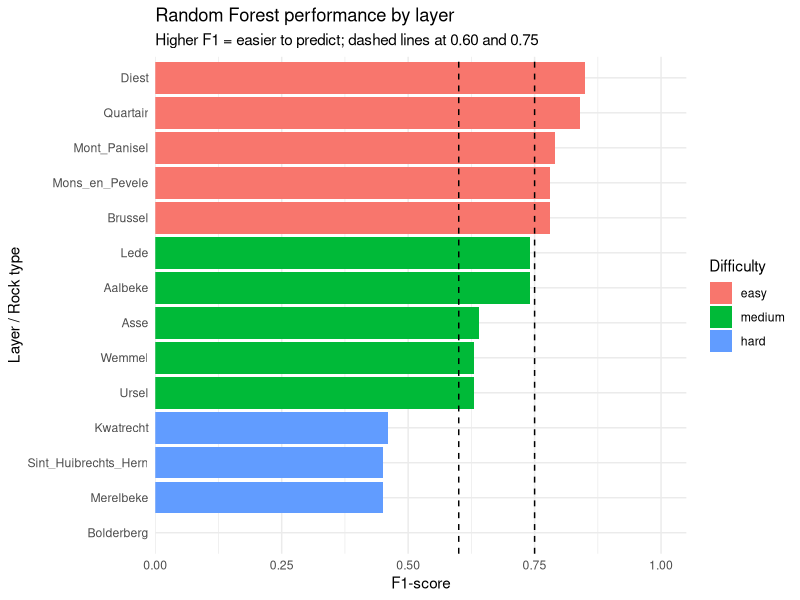
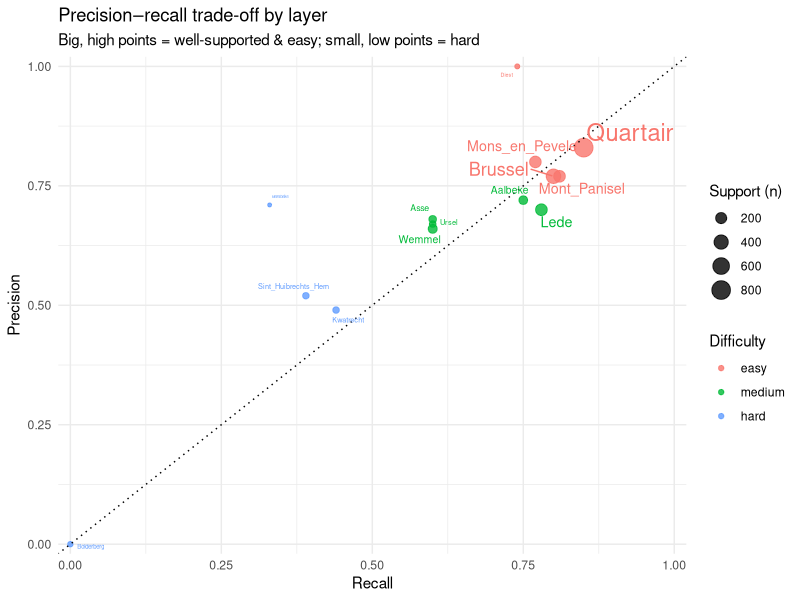
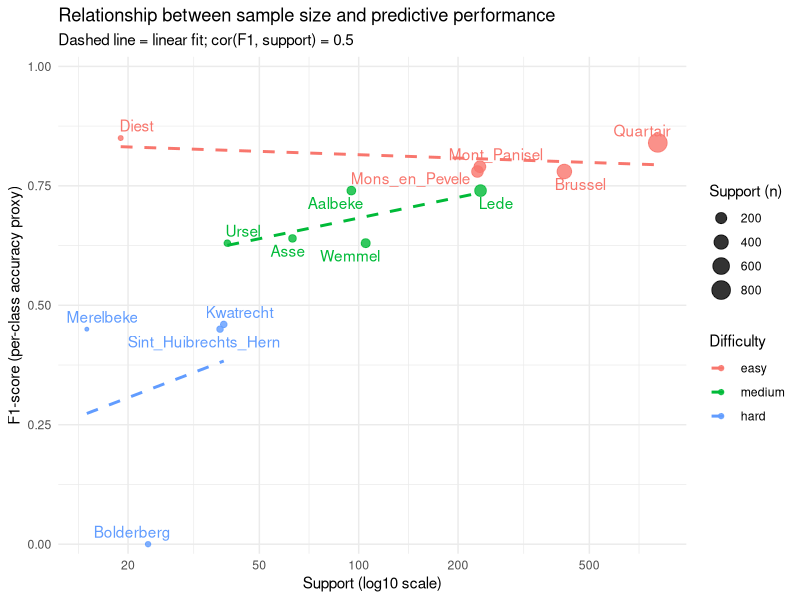

Recreate these plots in R, in order.
## ---- chunk 1
knitr::opts_chunk$set(echo = TRUE)
## ---- chunk 2
library(dplyr)
library(ggplot2)
library(forcats)
library(ggrepel)  # for nicer text labels on the scatter plot

# -------------------------------------------------------------------
# 1. Enter the classification report as a data frame
# -------------------------------------------------------------------
metrics <- tribble(
  ~layer,                 ~precision, ~recall, ~f1,  ~support,
  "Aalbeke",                  0.72,     0.75,   0.74,   95,
  "Asse",                     0.68,     0.60,   0.64,   63,
  "Bolderberg",               0.00,     0.00,   0.00,   23,
  "Brussel",                  0.77,     0.80,   0.78,  420,
  "Diest",                    1.00,     0.74,   0.85,   19,
  "Kwatrecht",                0.49,     0.44,   0.46,   39,
  "Lede",                     0.70,     0.78,   0.74,  234,
  "Merelbeke",                0.71,     0.33,   0.45,   15,
  "Mons_en_Pevele",           0.80,     0.77,   0.78,  229,
  "Mont_Panisel",             0.77,     0.81,   0.79,  233,
  "Quartair",                 0.83,     0.85,   0.84,  806,
  "Sint_Huibrechts_Hern",     0.52,     0.39,   0.45,   38,
  "Ursel",                    0.67,     0.60,   0.63,   40,
  "Wemmel",                   0.66,     0.60,   0.63,  105
)

# -------------------------------------------------------------------
# 2. Define “difficulty” based on F1 (you can tweak the cut–offs)
#    - easy   : F1 >= 0.75
#    - medium : 0.60 <= F1 < 0.75
#    - hard   : F1 < 0.60
# -------------------------------------------------------------------
metrics <- metrics %>%
  mutate(
    difficulty = case_when(
      f1 >= 0.75 ~ "easy",
      f1 >= 0.60 ~ "medium",
      TRUE       ~ "hard"
    ),
    difficulty = factor(difficulty, levels = c("easy", "medium", "hard")),
    # order layers by F1 so the plot reads from hardest (bottom) to easiest (top)
    layer = fct_reorder(layer, f1)
  )

# -------------------------------------------------------------------
# 3. Bar plot: which rocks are easy vs hard to predict?
# -------------------------------------------------------------------
p_f1 <- ggplot(metrics, aes(x = layer, y = f1, fill = difficulty)) +
  geom_col() +
  geom_hline(yintercept = 0.60, linetype = "dashed") +
  geom_hline(yintercept = 0.75, linetype = "dashed") +
  coord_flip() +
  scale_y_continuous(limits = c(0, 1), expand = expansion(mult = c(0, 0.05))) +
  labs(
    x = "Layer / Rock type",
    y = "F1-score",
    fill = "Difficulty",
    title = "Random Forest performance by layer",
    subtitle = "Higher F1 = easier to predict; dashed lines at 0.60 and 0.75"
  ) +
  theme_minimal()

p_f1
## ---- chunk 3
p_pr <- ggplot(metrics,
               aes(x = recall, y = precision,
                   colour = difficulty, size = support, label = layer)) +
  geom_point(alpha = 0.8) +
  geom_abline(slope = 1, intercept = 0, linetype = "dotted") +
  ggrepel::geom_text_repel(show.legend = FALSE, max.overlaps = 100) +
  scale_x_continuous(limits = c(0, 1), expand = expansion(mult = 0.02)) +
  scale_y_continuous(limits = c(0, 1), expand = expansion(mult = 0.02)) +
  labs(
    x = "Recall",
    y = "Precision",
    colour = "Difficulty",
    size = "Support (n)",
    title = "Precision–recall trade-off by layer",
    subtitle = "Big, high points = well-supported & easy; small, low points = hard"
  ) +
  theme_minimal()

p_pr

## ---- chunk 4

library(dplyr)
library(ggplot2)
library(ggrepel)

# 1. (Assumes 'metrics' already exists from previous code.)

# 2. Correlation between F1 ("accuracy") and sample size
cor_f1_support <- cor(metrics$f1, metrics$support)
cor_f1_support
# You can report this number in the text, e.g.
# "Correlation between F1-score and support = ..."

# 3. Scatter plot: F1 vs support
p_f1_support <- ggplot(metrics,
                       aes(x = support, y = f1,
                           colour = difficulty, label = layer)) +
  geom_point(aes(size = support), alpha = 0.8) +
  geom_smooth(method = "lm", se = FALSE, linetype = "dashed") +
  ggrepel::geom_text_repel(show.legend = FALSE, max.overlaps = 100) +
  scale_x_continuous(trans = "log10",
                     breaks = c(10, 20, 50, 100, 200, 500, 1000)) +
  scale_y_continuous(limits = c(0, 1), expand = expansion(mult = 0.02)) +
  labs(
    x = "Support (log10 scale)",
    y = "F1-score (per-class accuracy proxy)",
    colour = "Difficulty",
    size = "Support (n)",
    title = "Relationship between sample size and predictive performance",
    subtitle = paste0("Dashed line = linear fit; cor(F1, support) = ",
                      round(cor_f1_support, 2))
  ) +
  theme_minimal()

p_f1_support
